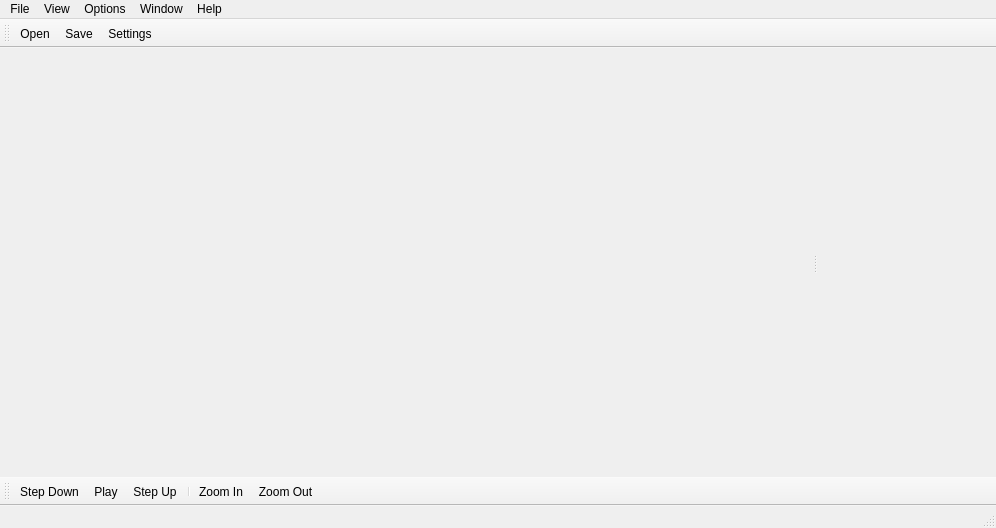
<?xml version="1.0" encoding="UTF-8"?>
<ui version="4.0">
 <class>MainWindow</class>
 <widget class="QMainWindow" name="MainWindow">
  <property name="geometry">
   <rect>
    <x>0</x>
    <y>0</y>
    <width>996</width>
    <height>528</height>
   </rect>
  </property>
  <property name="sizePolicy">
   <sizepolicy hsizetype="Preferred" vsizetype="Fixed">
    <horstretch>0</horstretch>
    <verstretch>0</verstretch>
   </sizepolicy>
  </property>
  <property name="windowTitle">
   <string>MainWindow</string>
  </property>
  <widget class="QWidget" name="main">
   <property name="sizePolicy">
    <sizepolicy hsizetype="Preferred" vsizetype="Fixed">
     <horstretch>0</horstretch>
     <verstretch>0</verstretch>
    </sizepolicy>
   </property>
   <layout class="QHBoxLayout" name="horizontalLayout">
    <property name="spacing">
     <number>0</number>
    </property>
    <property name="leftMargin">
     <number>0</number>
    </property>
    <property name="topMargin">
     <number>0</number>
    </property>
    <property name="rightMargin">
     <number>0</number>
    </property>
    <property name="bottomMargin">
     <number>0</number>
    </property>
    <item>
     <widget class="QSplitter" name="mainSplitter">
      <property name="orientation">
       <enum>Qt::Horizontal</enum>
      </property>
      <widget class="QWidget" name="detailWidget" native="true"/>
      <widget class="QWidget" name="chartContainer" native="true">
       <layout class="QVBoxLayout" name="verticalLayout">
        <item>
         <widget class="ChartWidget" name="energy" native="true">
          <property name="maximumSize">
           <size>
            <width>16777215</width>
            <height>300</height>
           </size>
          </property>
         </widget>
        </item>
        <item>
         <widget class="SpectrogramWidget" name="spectrogram" native="true">
          <property name="maximumSize">
           <size>
            <width>16777215</width>
            <height>300</height>
           </size>
          </property>
         </widget>
        </item>
        <item>
         <widget class="ChartWidget" name="pitch" native="true">
          <property name="maximumSize">
           <size>
            <width>16777215</width>
            <height>300</height>
           </size>
          </property>
         </widget>
        </item>
       </layout>
      </widget>
     </widget>
    </item>
    <item>
     <widget class="LevelWidget" name="levelWidget" native="true">
      <property name="sizePolicy">
       <sizepolicy hsizetype="Fixed" vsizetype="Preferred">
        <horstretch>0</horstretch>
        <verstretch>0</verstretch>
       </sizepolicy>
      </property>
     </widget>
    </item>
   </layout>
  </widget>
  <widget class="QMenuBar" name="menuBar">
   <property name="geometry">
    <rect>
     <x>0</x>
     <y>0</y>
     <width>996</width>
     <height>21</height>
    </rect>
   </property>
   <widget class="QMenu" name="menuFile">
    <property name="title">
     <string>File</string>
    </property>
    <addaction name="actionOpen"/>
    <addaction name="actionSave"/>
    <addaction name="actionSave_as"/>
    <addaction name="actionReload_from_file"/>
    <addaction name="separator"/>
    <addaction name="actionPrint"/>
    <addaction name="actionPrint_Preview"/>
    <addaction name="separator"/>
    <addaction name="actionRecent_File"/>
    <addaction name="separator"/>
    <addaction name="actionCheck_For_Updates"/>
    <addaction name="separator"/>
    <addaction name="actionExit"/>
   </widget>
   <widget class="QMenu" name="menuView">
    <property name="title">
     <string>View</string>
    </property>
    <addaction name="actionDefault_Toolbar"/>
    <addaction name="actionTerminal"/>
    <addaction name="actionProcess_Toolbar"/>
    <addaction name="actionPlayer_Toolbar"/>
    <addaction name="actionZoom_Toolbar"/>
    <addaction name="actionVu_Meter"/>
   </widget>
   <widget class="QMenu" name="menuHelp">
    <property name="title">
     <string>Help</string>
    </property>
    <addaction name="actionFollow_Us"/>
    <addaction name="actionLike_this"/>
    <addaction name="actionContribute"/>
    <addaction name="separator"/>
    <addaction name="actionAbout_PhonoSpeech"/>
    <addaction name="actionLaunch_Test"/>
   </widget>
   <widget class="QMenu" name="menuOptions">
    <property name="title">
     <string>Options</string>
    </property>
    <addaction name="actionAudio_Configuration"/>
    <addaction name="actionChart_Configuration"/>
    <addaction name="actionProcessing_Configuration"/>
    <addaction name="separator"/>
    <addaction name="actionSettings"/>
   </widget>
   <widget class="QMenu" name="menuWindow">
    <property name="title">
     <string>Window</string>
    </property>
    <addaction name="actionTile_Horizontally"/>
    <addaction name="actionTile_Vertically"/>
    <addaction name="separator"/>
    <addaction name="actionFull_Screen"/>
   </widget>
   <addaction name="menuFile"/>
   <addaction name="menuView"/>
   <addaction name="menuOptions"/>
   <addaction name="menuWindow"/>
   <addaction name="menuHelp"/>
  </widget>
  <widget class="QToolBar" name="mainToolBar">
   <property name="iconSize">
    <size>
     <width>32</width>
     <height>32</height>
    </size>
   </property>
   <property name="toolButtonStyle">
    <enum>Qt::ToolButtonIconOnly</enum>
   </property>
   <attribute name="toolBarArea">
    <enum>TopToolBarArea</enum>
   </attribute>
   <attribute name="toolBarBreak">
    <bool>false</bool>
   </attribute>
   <addaction name="actionOpen"/>
   <addaction name="actionSave"/>
   <addaction name="actionSettings"/>
  </widget>
  <widget class="QStatusBar" name="statusBar"/>
  <widget class="QToolBar" name="toolBar">
   <property name="windowTitle">
    <string>toolBar</string>
   </property>
   <attribute name="toolBarArea">
    <enum>BottomToolBarArea</enum>
   </attribute>
   <attribute name="toolBarBreak">
    <bool>false</bool>
   </attribute>
   <addaction name="actionStep_Down"/>
   <addaction name="actionPlay"/>
   <addaction name="actionStep_Up"/>
   <addaction name="separator"/>
   <addaction name="actionZoom_in"/>
   <addaction name="actionZoom_Out"/>
  </widget>
  <action name="actionOpen">
   <property name="icon">
    <iconset resource="images.qrc">
     <normaloff>:/resource/icon/open.png</normaloff>:/resource/icon/open.png</iconset>
   </property>
   <property name="text">
    <string>Open...</string>
   </property>
  </action>
  <action name="actionSave">
   <property name="icon">
    <iconset resource="images.qrc">
     <normaloff>:/resource/icon/save.png</normaloff>:/resource/icon/save.png</iconset>
   </property>
   <property name="text">
    <string>Save</string>
   </property>
  </action>
  <action name="actionSave_as">
   <property name="icon">
    <iconset resource="images.qrc">
     <normaloff>:/resource/icon/save_as.png</normaloff>:/resource/icon/save_as.png</iconset>
   </property>
   <property name="text">
    <string>Save as...</string>
   </property>
  </action>
  <action name="actionReload_from_file">
   <property name="icon">
    <iconset resource="images.qrc">
     <normaloff>:/resource/icon/reload.png</normaloff>:/resource/icon/reload.png</iconset>
   </property>
   <property name="text">
    <string>Reload from file</string>
   </property>
  </action>
  <action name="actionPrint">
   <property name="icon">
    <iconset resource="images.qrc">
     <normaloff>:/resource/icon/print.png</normaloff>:/resource/icon/print.png</iconset>
   </property>
   <property name="text">
    <string>Print</string>
   </property>
  </action>
  <action name="actionPrint_Preview">
   <property name="icon">
    <iconset resource="images.qrc">
     <normaloff>:/resource/icon/print_preview.png</normaloff>:/resource/icon/print_preview.png</iconset>
   </property>
   <property name="text">
    <string>Print Preview</string>
   </property>
  </action>
  <action name="actionRecent_File">
   <property name="icon">
    <iconset resource="images.qrc">
     <normaloff>:/resource/icon/recent_files.png</normaloff>:/resource/icon/recent_files.png</iconset>
   </property>
   <property name="text">
    <string>Recent File</string>
   </property>
  </action>
  <action name="actionExit">
   <property name="icon">
    <iconset resource="images.qrc">
     <normaloff>:/resource/icon/exit.png</normaloff>:/resource/icon/exit.png</iconset>
   </property>
   <property name="text">
    <string>Exit</string>
   </property>
  </action>
  <action name="actionFollow_Us">
   <property name="icon">
    <iconset resource="images.qrc">
     <normaloff>:/resource/icon/twitter.png</normaloff>:/resource/icon/twitter.png</iconset>
   </property>
   <property name="text">
    <string>Follow Us</string>
   </property>
  </action>
  <action name="actionLike_this">
   <property name="icon">
    <iconset resource="images.qrc">
     <normaloff>:/resource/icon/facebook.png</normaloff>:/resource/icon/facebook.png</iconset>
   </property>
   <property name="text">
    <string>Like this</string>
   </property>
  </action>
  <action name="actionContribute">
   <property name="icon">
    <iconset resource="images.qrc">
     <normaloff>:/resource/icon/github.png</normaloff>:/resource/icon/github.png</iconset>
   </property>
   <property name="text">
    <string>Contribute</string>
   </property>
  </action>
  <action name="actionAbout_PhonoSpeech">
   <property name="text">
    <string>About PhonoSpeech</string>
   </property>
  </action>
  <action name="actionAudio_Configuration">
   <property name="icon">
    <iconset resource="images.qrc">
     <normaloff>:/resource/icon/audio_settings.png</normaloff>:/resource/icon/audio_settings.png</iconset>
   </property>
   <property name="text">
    <string>Audio Configuration</string>
   </property>
  </action>
  <action name="actionChart_Configuration">
   <property name="icon">
    <iconset resource="images.qrc">
     <normaloff>:/resource/icon/chart_settings.png</normaloff>:/resource/icon/chart_settings.png</iconset>
   </property>
   <property name="text">
    <string>Chart Configuration</string>
   </property>
  </action>
  <action name="actionProcessing_Configuration">
   <property name="icon">
    <iconset resource="images.qrc">
     <normaloff>:/resource/icon/processing_settings.png</normaloff>:/resource/icon/processing_settings.png</iconset>
   </property>
   <property name="text">
    <string>Processing Configuration</string>
   </property>
  </action>
  <action name="actionSettings">
   <property name="icon">
    <iconset resource="images.qrc">
     <normaloff>:/resource/icon/settings.png</normaloff>:/resource/icon/settings.png</iconset>
   </property>
   <property name="text">
    <string>Settings...</string>
   </property>
  </action>
  <action name="actionVu_Meter">
   <property name="checkable">
    <bool>true</bool>
   </property>
   <property name="icon">
    <iconset resource="images.qrc">
     <normaloff>:/resource/icon/show_audio_levels.png</normaloff>:/resource/icon/show_audio_levels.png</iconset>
   </property>
   <property name="text">
    <string>Vu Meter</string>
   </property>
  </action>
  <action name="actionProcess_Toolbar">
   <property name="checkable">
    <bool>true</bool>
   </property>
   <property name="icon">
    <iconset resource="images.qrc">
     <normaloff>:/resource/icon/audio_spectrum.png</normaloff>:/resource/icon/audio_spectrum.png</iconset>
   </property>
   <property name="text">
    <string>Process Toolbar</string>
   </property>
  </action>
  <action name="actionPlayer_Toolbar">
   <property name="checkable">
    <bool>true</bool>
   </property>
   <property name="icon">
    <iconset resource="images.qrc">
     <normaloff>:/resource/icon/play.png</normaloff>:/resource/icon/play.png</iconset>
   </property>
   <property name="text">
    <string>Player Toolbar</string>
   </property>
  </action>
  <action name="actionZoom_Toolbar">
   <property name="checkable">
    <bool>true</bool>
   </property>
   <property name="icon">
    <iconset resource="images.qrc">
     <normaloff>:/resource/icon/zoom_in.png</normaloff>:/resource/icon/zoom_in.png</iconset>
   </property>
   <property name="text">
    <string>Zoom Toolbar</string>
   </property>
  </action>
  <action name="actionDefault_Toolbar">
   <property name="checkable">
    <bool>true</bool>
   </property>
   <property name="icon">
    <iconset resource="images.qrc">
     <normaloff>:/resource/icon/default_panel.png</normaloff>:/resource/icon/default_panel.png</iconset>
   </property>
   <property name="text">
    <string>Default Toolbar</string>
   </property>
  </action>
  <action name="actionTile_Horizontally">
   <property name="icon">
    <iconset resource="images.qrc">
     <normaloff>:/resource/icon/tile_horizontally.png</normaloff>:/resource/icon/tile_horizontally.png</iconset>
   </property>
   <property name="text">
    <string>Tile Horizontally</string>
   </property>
  </action>
  <action name="actionTile_Vertically">
   <property name="icon">
    <iconset resource="images.qrc">
     <normaloff>:/resource/icon/tile_vertically.png</normaloff>:/resource/icon/tile_vertically.png</iconset>
   </property>
   <property name="text">
    <string>Tile Vertically</string>
   </property>
  </action>
  <action name="actionFull_Screen">
   <property name="icon">
    <iconset resource="images.qrc">
     <normaloff>:/resource/icon/full_screen.png</normaloff>:/resource/icon/full_screen.png</iconset>
   </property>
   <property name="text">
    <string>Full Screen</string>
   </property>
  </action>
  <action name="actionZoom_in">
   <property name="icon">
    <iconset resource="images.qrc">
     <normaloff>:/resource/icon/zoom_in.png</normaloff>:/resource/icon/zoom_in.png</iconset>
   </property>
   <property name="text">
    <string>Zoom In</string>
   </property>
  </action>
  <action name="actionZoom_Out">
   <property name="icon">
    <iconset resource="images.qrc">
     <normaloff>:/resource/icon/zoom_out.png</normaloff>:/resource/icon/zoom_out.png</iconset>
   </property>
   <property name="text">
    <string>Zoom Out</string>
   </property>
  </action>
  <action name="actionPlay">
   <property name="icon">
    <iconset resource="images.qrc">
     <normaloff>:/resource/icon/play.png</normaloff>:/resource/icon/play.png</iconset>
   </property>
   <property name="text">
    <string>Play</string>
   </property>
  </action>
  <action name="actionStep_Up">
   <property name="icon">
    <iconset resource="images.qrc">
     <normaloff>:/resource/icon/step_up.png</normaloff>:/resource/icon/step_up.png</iconset>
   </property>
   <property name="text">
    <string>Step Up</string>
   </property>
  </action>
  <action name="actionStep_Down">
   <property name="icon">
    <iconset resource="images.qrc">
     <normaloff>:/resource/icon/step_down.png</normaloff>:/resource/icon/step_down.png</iconset>
   </property>
   <property name="text">
    <string>Step Down</string>
   </property>
  </action>
  <action name="actionCheck_For_Updates">
   <property name="icon">
    <iconset resource="images.qrc">
     <normaloff>:/resource/icon/check_updates.png</normaloff>:/resource/icon/check_updates.png</iconset>
   </property>
   <property name="text">
    <string>Check For Updates</string>
   </property>
  </action>
  <action name="actionTerminal">
   <property name="checkable">
    <bool>true</bool>
   </property>
   <property name="icon">
    <iconset resource="images.qrc">
     <normaloff>:/resource/icon/terminal.png</normaloff>:/resource/icon/terminal.png</iconset>
   </property>
   <property name="text">
    <string>Terminal</string>
   </property>
  </action>
  <action name="actionLaunch_Test">
   <property name="text">
    <string>Launch Test</string>
   </property>
  </action>
 </widget>
 <layoutdefault spacing="6" margin="11"/>
 <customwidgets>
  <customwidget>
   <class>LevelWidget</class>
   <extends>QWidget</extends>
   <header>phonowidget/levelwidget.h</header>
   <container>1</container>
  </customwidget>
  <customwidget>
   <class>ChartWidget</class>
   <extends>QWidget</extends>
   <header>phonowidget/chartwidget.h</header>
   <container>1</container>
  </customwidget>
  <customwidget>
   <class>SpectrogramWidget</class>
   <extends>QWidget</extends>
   <header>spectrogramwidget.h</header>
   <container>1</container>
  </customwidget>
 </customwidgets>
 <resources>
  <include location="images.qrc"/>
  <include location="images.qrc"/>
 </resources>
 <connections/>
</ui>
